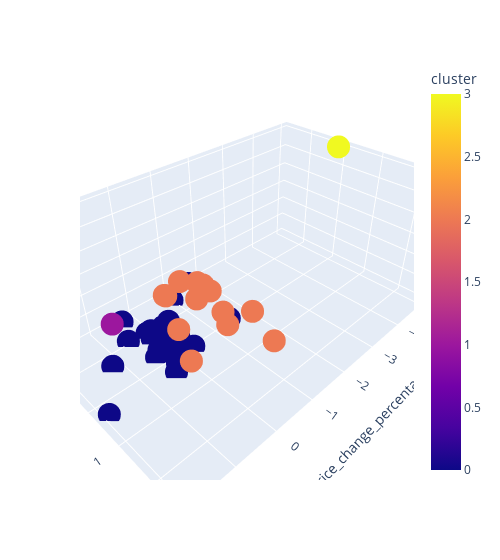

Notebook cell for this chart:
### Code cell
# Additional 'Optional' visualization
# Create 3D plot for better visulization
# !pip install plotly

import plotly.express as pxp

fig = pxp.scatter_3d(market_data_scaled_copy_df, x='price_change_percentage_24h', y='price_change_percentage_7d', z='cluster',
              color='cluster',width = 500)
fig.show()

### Figure 1 — Plotly figure (JSON) as saved in the notebook; plotly's stock layout.template omitted (floating-point values rounded to 4 significant figures)
{"data": [{"hovertemplate": "price_change_percentage_24h=%{x}<br>price_change_percentage_7d=%{y}<br>cluster=%{marker.color}<extra></extra>", "legendgroup": "", "marker": {"color": [2, 2, 0, 0, 2, 2, 2, 2, 2, 0, 0, 0, 0, 2, 0, 2, 0, 0, 2, 0, 0, 2, 0, 0, 0, 0, 0, 0, 2, 0, 0, 0, 3, 2, 0, 0, 1, 0, 0, 0, 0], "coloraxis": "coloraxis", "symbol": "circle"}, "mode": "markers", "name": "", "scene": "scene", "showlegend": false, "type": "scatter3d", "x": [0.5085, 0.1854, 0.02177, -0.04076, 1.193, 0.8919, 0.0114, 0.1025, 0.0775, 0.449, 0.3313, 0.03435, 0.1557, 0.2627, 0.13, -0.1516, -0.9232, -0.2775, -0.256, 0.1809, 0.2865, 0.5155, 0.05176, -0.05203, -0.218, 0.06134, 0.2591, 0.5851, -0.1275, -1.612, -0.2969, -0.07131, -4.981, -0.1252, -1.429, 1.92, 1.046, -0.409, 0.4147, 0.07804, 1.217], "y": [0.4932, 0.9344, -0.7063, -0.8109, 2.001, 1.327, 2.572, 1.508, 0.3343, -0.1907, -1.615, -0.733, -0.9225, 1.793, -0.04102, 0.7082, -1.437, -0.3852, 1.84, -0.7049, -0.3263, 0.4618, -0.9284, -0.4572, -0.8494, -0.7067, 0.2495, -0.9942, 0.9291, -1.682, 0.09476, -0.2295, -0.04518, 0.5807, -0.02551, 0.3704, -0.6183, -0.907, 0.414, -0.6877, -0.6077], "z": [2, 2, 0, 0, 2, 2, 2, 2, 2, 0, 0, 0, 0, 2, 0, 2, 0, 0, 2, 0, 0, 2, 0, 0, 0, 0, 0, 0, 2, 0, 0, 0, 3, 2, 0, 0, 1, 0, 0, 0, 0]}], "layout": {"coloraxis": {"colorbar": {"title": {"text": "cluster"}}, "colorscale": [[0, "#0d0887"], [0.1111, "#46039f"], [0.2222, "#7201a8"], [0.3333, "#9c179e"], [0.4444, "#bd3786"], [0.5556, "#d8576b"], [0.6667, "#ed7953"], [0.7778, "#fb9f3a"], [0.8889, "#fdca26"], [1, "#f0f921"]]}, "legend": {"tracegroupgap": 0}, "margin": {"t": 60}, "scene": {"domain": {"x": [0, 1], "y": [0, 1]}, "xaxis": {"title": {"text": "price_change_percentage_24h"}}, "yaxis": {"title": {"text": "price_change_percentage_7d"}}, "zaxis": {"title": {"text": "cluster"}}}, "width": 500}}
